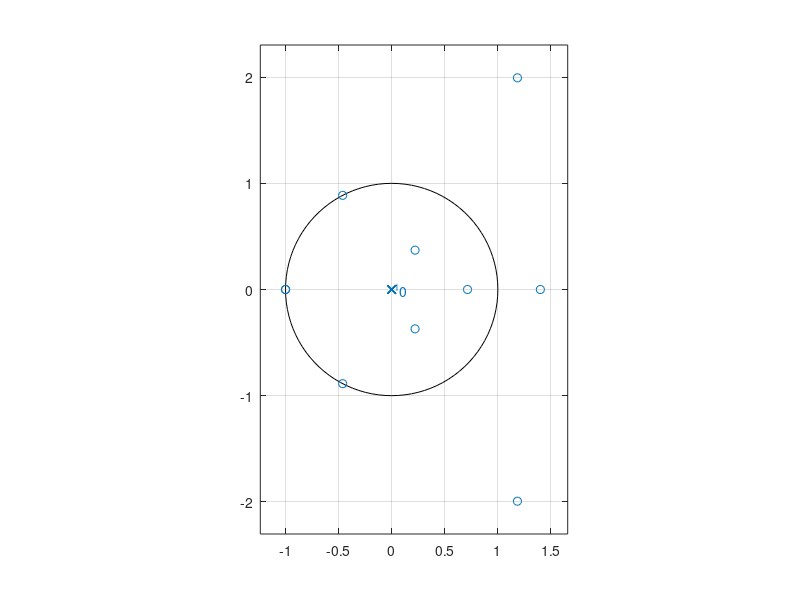

MATLAB code to generate this figure:
t1 = [-1 2 -3 -4 5 6 5 -4 -3 2 -1];
t2 = [-1 2 -3 -4 5 6 6 5 -4 -3 2 -1];
t3 = [-1 2 -3 -4 5 6 0 -6 -5 4 3 -2 1];
t4 = [-1 2 -3 -4 5 6 -6 -5 4 3 -2 1];
zplane(t1,[])